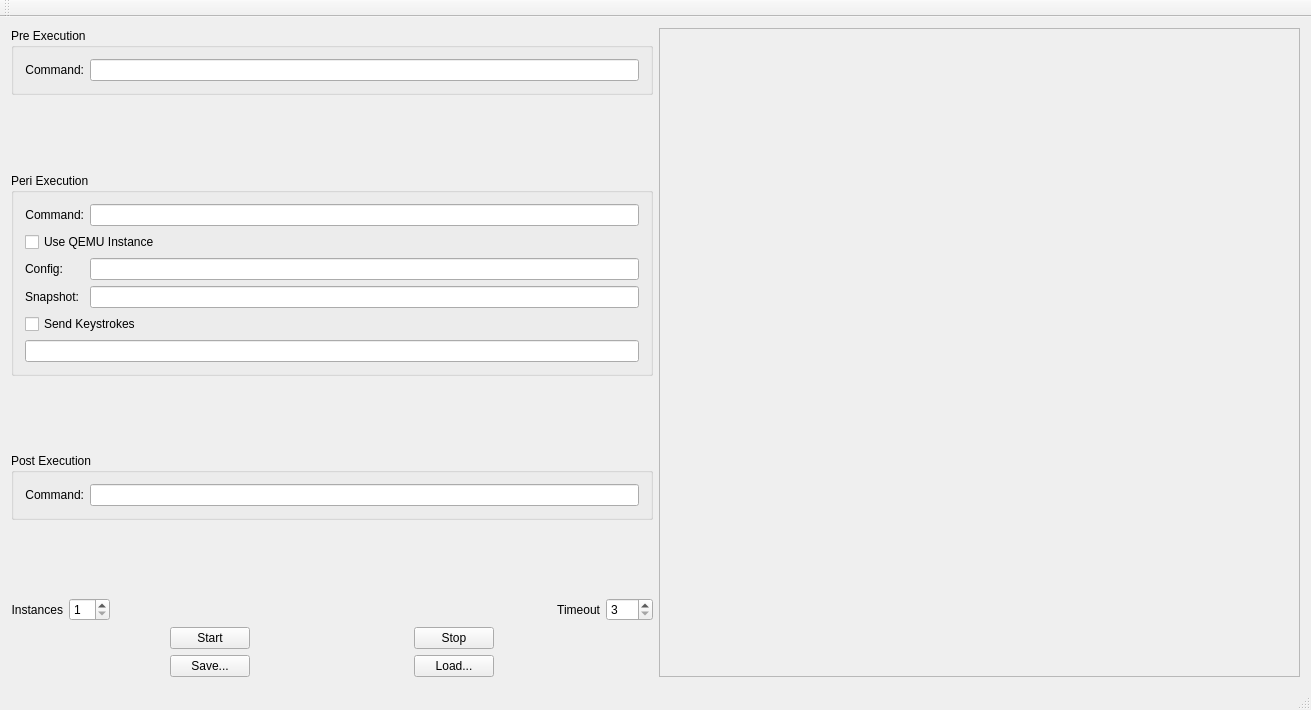
<?xml version="1.0" encoding="UTF-8"?>
<ui version="4.0">
 <class>BlastProcessing</class>
 <widget class="QMainWindow" name="BlastProcessing">
  <property name="geometry">
   <rect>
    <x>0</x>
    <y>0</y>
    <width>1311</width>
    <height>710</height>
   </rect>
  </property>
  <property name="windowTitle">
   <string>MainWindow</string>
  </property>
  <widget class="QWidget" name="centralWidget">
   <layout class="QHBoxLayout" name="horizontalLayout_7">
    <item>
     <layout class="QVBoxLayout" name="verticalLayout_3">
      <item>
       <widget class="QGroupBox" name="groupBox_2">
        <property name="title">
         <string>Pre Execution</string>
        </property>
        <layout class="QHBoxLayout" name="horizontalLayout_6">
         <item>
          <layout class="QHBoxLayout" name="horizontalLayout_3">
           <item>
            <widget class="QLabel" name="label">
             <property name="text">
              <string>Command:</string>
             </property>
             <property name="alignment">
              <set>Qt::AlignRight|Qt::AlignTrailing|Qt::AlignVCenter</set>
             </property>
            </widget>
           </item>
           <item>
            <widget class="QLineEdit" name="thePreProcess"/>
           </item>
          </layout>
         </item>
        </layout>
       </widget>
      </item>
      <item>
       <spacer name="verticalSpacer_3">
        <property name="orientation">
         <enum>Qt::Vertical</enum>
        </property>
        <property name="sizeHint" stdset="0">
         <size>
          <width>20</width>
          <height>40</height>
         </size>
        </property>
       </spacer>
      </item>
      <item>
       <widget class="QGroupBox" name="groupBox_3">
        <property name="title">
         <string>Peri Execution</string>
        </property>
        <layout class="QVBoxLayout" name="verticalLayout">
         <item>
          <layout class="QGridLayout" name="gridLayout">
           <item row="0" column="0">
            <widget class="QLabel" name="label_3">
             <property name="text">
              <string>Command:</string>
             </property>
             <property name="alignment">
              <set>Qt::AlignRight|Qt::AlignTrailing|Qt::AlignVCenter</set>
             </property>
            </widget>
           </item>
           <item row="0" column="1">
            <widget class="QLineEdit" name="thePeriProcess"/>
           </item>
           <item row="1" column="0" colspan="2">
            <widget class="QCheckBox" name="theUseQemuCb">
             <property name="text">
              <string>Use QEMU Instance</string>
             </property>
            </widget>
           </item>
           <item row="2" column="0">
            <widget class="QLabel" name="label_7">
             <property name="text">
              <string>Config:</string>
             </property>
            </widget>
           </item>
           <item row="2" column="1">
            <widget class="QLineEdit" name="theQemuConfigFile"/>
           </item>
           <item row="3" column="0">
            <widget class="QLabel" name="label_6">
             <property name="text">
              <string>Snapshot:</string>
             </property>
            </widget>
           </item>
           <item row="3" column="1">
            <widget class="QLineEdit" name="theQemuSnapshot"/>
           </item>
          </layout>
         </item>
         <item>
          <widget class="QCheckBox" name="theQemuUseKeysCb">
           <property name="text">
            <string>Send Keystrokes</string>
           </property>
          </widget>
         </item>
         <item>
          <widget class="QLineEdit" name="theKeystrokeValues"/>
         </item>
        </layout>
       </widget>
      </item>
      <item>
       <spacer name="verticalSpacer_2">
        <property name="orientation">
         <enum>Qt::Vertical</enum>
        </property>
        <property name="sizeHint" stdset="0">
         <size>
          <width>20</width>
          <height>40</height>
         </size>
        </property>
       </spacer>
      </item>
      <item>
       <widget class="QGroupBox" name="groupBox">
        <property name="title">
         <string>Post Execution</string>
        </property>
        <layout class="QHBoxLayout" name="horizontalLayout_2">
         <item>
          <widget class="QLabel" name="label_4">
           <property name="text">
            <string>Command:</string>
           </property>
           <property name="alignment">
            <set>Qt::AlignRight|Qt::AlignTrailing|Qt::AlignVCenter</set>
           </property>
          </widget>
         </item>
         <item>
          <widget class="QLineEdit" name="thePostProcess"/>
         </item>
        </layout>
       </widget>
      </item>
      <item>
       <spacer name="verticalSpacer">
        <property name="orientation">
         <enum>Qt::Vertical</enum>
        </property>
        <property name="sizeHint" stdset="0">
         <size>
          <width>20</width>
          <height>40</height>
         </size>
        </property>
       </spacer>
      </item>
      <item>
       <layout class="QHBoxLayout" name="horizontalLayout_4">
        <item>
         <widget class="QLabel" name="label_2">
          <property name="text">
           <string>Instances</string>
          </property>
          <property name="alignment">
           <set>Qt::AlignRight|Qt::AlignTrailing|Qt::AlignVCenter</set>
          </property>
         </widget>
        </item>
        <item>
         <widget class="QSpinBox" name="theNumInstances">
          <property name="minimum">
           <number>1</number>
          </property>
         </widget>
        </item>
        <item>
         <spacer name="horizontalSpacer_4">
          <property name="orientation">
           <enum>Qt::Horizontal</enum>
          </property>
          <property name="sizeHint" stdset="0">
           <size>
            <width>40</width>
            <height>20</height>
           </size>
          </property>
         </spacer>
        </item>
        <item>
         <widget class="QLabel" name="label_5">
          <property name="text">
           <string>Timeout</string>
          </property>
          <property name="alignment">
           <set>Qt::AlignRight|Qt::AlignTrailing|Qt::AlignVCenter</set>
          </property>
         </widget>
        </item>
        <item>
         <widget class="QSpinBox" name="theTimeoutSecs">
          <property name="minimum">
           <number>3</number>
          </property>
          <property name="maximum">
           <number>600</number>
          </property>
         </widget>
        </item>
       </layout>
      </item>
      <item>
       <layout class="QHBoxLayout" name="horizontalLayout">
        <item>
         <spacer name="horizontalSpacer_2">
          <property name="orientation">
           <enum>Qt::Horizontal</enum>
          </property>
          <property name="sizeHint" stdset="0">
           <size>
            <width>40</width>
            <height>20</height>
           </size>
          </property>
         </spacer>
        </item>
        <item>
         <widget class="QPushButton" name="theStartButton">
          <property name="text">
           <string>Start</string>
          </property>
         </widget>
        </item>
        <item>
         <spacer name="horizontalSpacer">
          <property name="orientation">
           <enum>Qt::Horizontal</enum>
          </property>
          <property name="sizeHint" stdset="0">
           <size>
            <width>40</width>
            <height>20</height>
           </size>
          </property>
         </spacer>
        </item>
        <item>
         <widget class="QPushButton" name="theStopButton">
          <property name="text">
           <string>Stop</string>
          </property>
         </widget>
        </item>
        <item>
         <spacer name="horizontalSpacer_3">
          <property name="orientation">
           <enum>Qt::Horizontal</enum>
          </property>
          <property name="sizeHint" stdset="0">
           <size>
            <width>40</width>
            <height>20</height>
           </size>
          </property>
         </spacer>
        </item>
       </layout>
      </item>
      <item>
       <layout class="QHBoxLayout" name="horizontalLayout_5">
        <item>
         <spacer name="horizontalSpacer_5">
          <property name="orientation">
           <enum>Qt::Horizontal</enum>
          </property>
          <property name="sizeHint" stdset="0">
           <size>
            <width>40</width>
            <height>20</height>
           </size>
          </property>
         </spacer>
        </item>
        <item>
         <widget class="QPushButton" name="theSaveButton">
          <property name="text">
           <string>Save...</string>
          </property>
         </widget>
        </item>
        <item>
         <spacer name="horizontalSpacer_6">
          <property name="orientation">
           <enum>Qt::Horizontal</enum>
          </property>
          <property name="sizeHint" stdset="0">
           <size>
            <width>40</width>
            <height>20</height>
           </size>
          </property>
         </spacer>
        </item>
        <item>
         <widget class="QPushButton" name="theLoadButton">
          <property name="text">
           <string>Load...</string>
          </property>
         </widget>
        </item>
        <item>
         <spacer name="horizontalSpacer_7">
          <property name="orientation">
           <enum>Qt::Horizontal</enum>
          </property>
          <property name="sizeHint" stdset="0">
           <size>
            <width>40</width>
            <height>20</height>
           </size>
          </property>
         </spacer>
        </item>
       </layout>
      </item>
     </layout>
    </item>
    <item>
     <widget class="QScrollArea" name="theRunnerStatusBox">
      <property name="widgetResizable">
       <bool>true</bool>
      </property>
      <widget class="QWidget" name="scrollAreaWidgetContents">
       <property name="geometry">
        <rect>
         <x>0</x>
         <y>0</y>
         <width>643</width>
         <height>638</height>
        </rect>
       </property>
       <layout class="QVBoxLayout" name="verticalLayout_2"/>
      </widget>
     </widget>
    </item>
   </layout>
  </widget>
  <widget class="QMenuBar" name="menuBar">
   <property name="geometry">
    <rect>
     <x>0</x>
     <y>0</y>
     <width>1311</width>
     <height>20</height>
    </rect>
   </property>
  </widget>
  <widget class="QToolBar" name="mainToolBar">
   <attribute name="toolBarArea">
    <enum>TopToolBarArea</enum>
   </attribute>
   <attribute name="toolBarBreak">
    <bool>false</bool>
   </attribute>
  </widget>
  <widget class="QStatusBar" name="statusBar"/>
 </widget>
 <layoutdefault spacing="6" margin="11"/>
 <resources/>
 <connections/>
</ui>
